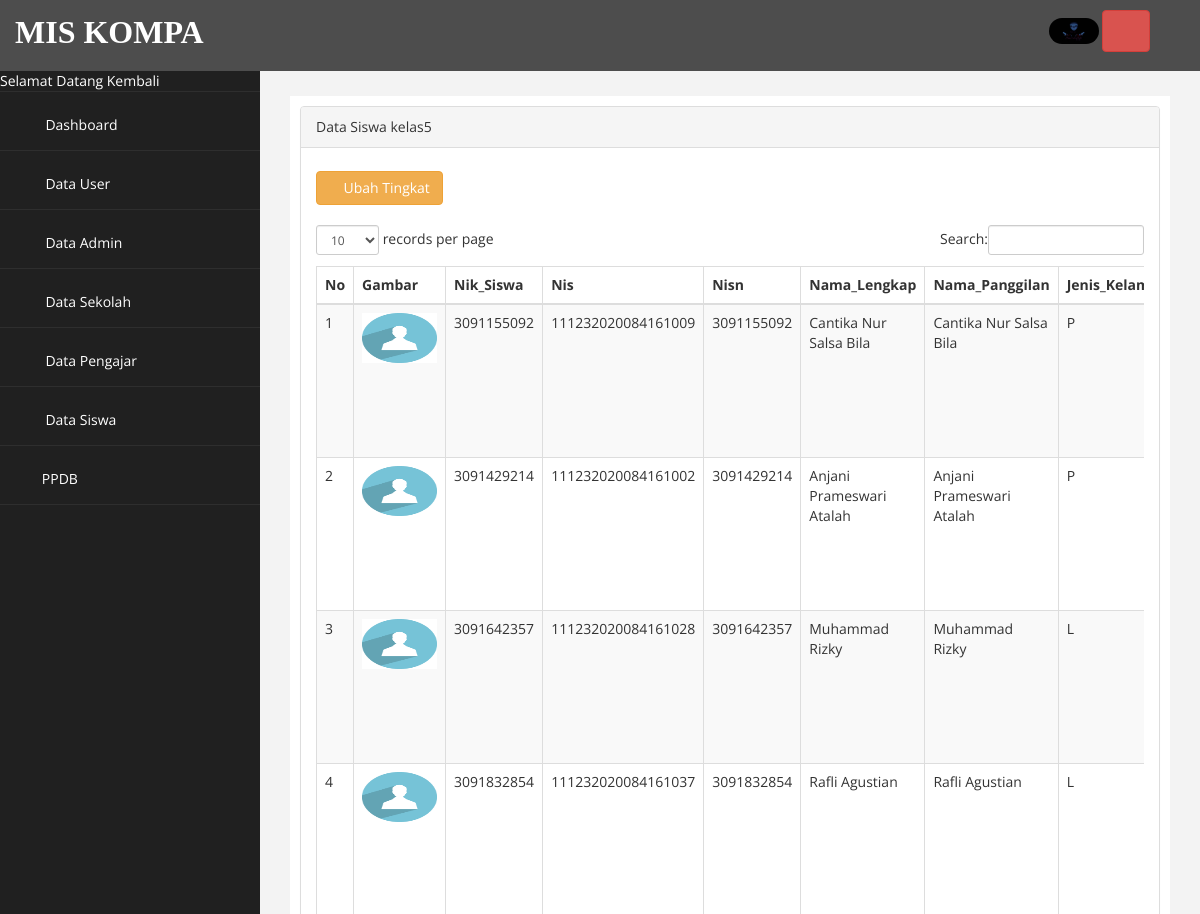
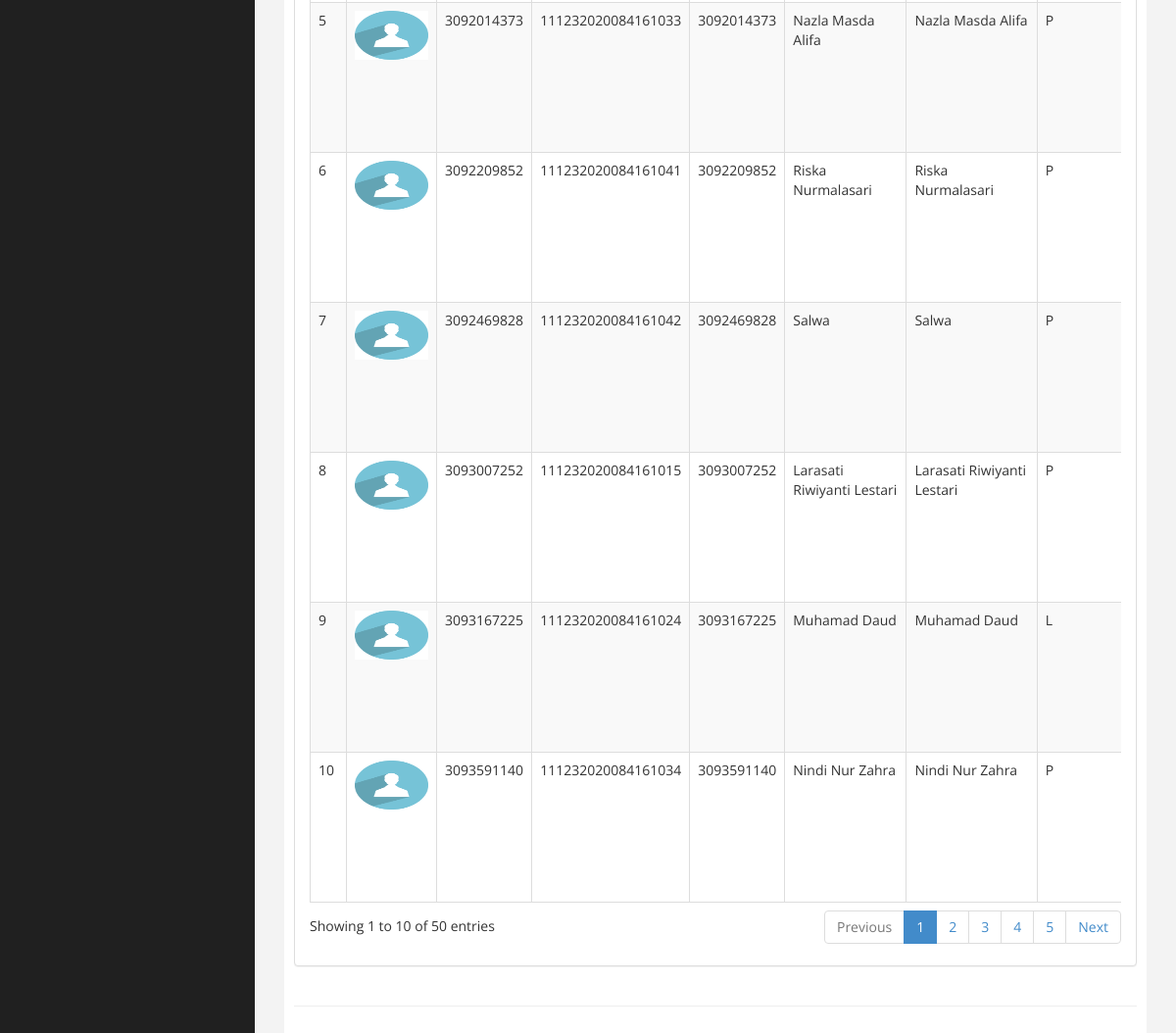
The app's page /admin.php?page=kelas5 (signed in) with its own data (2 pictures, top to bottom).
### tables this page shows
CREATE TABLE `user` (
  `UserName` varchar(30) NOT NULL,
  `Password` varchar(30) NOT NULL,
  `Level` enum('user','admin','admin1','pengajar','siswa') NOT NULL,
  `Pengguna` enum('user','default') NOT NULL,
  `akses` varchar(25) NOT NULL,
  `Waktu` datetime NOT NULL DEFAULT CURRENT_TIMESTAMP ON UPDATE CURRENT_TIMESTAMP,
  `Fhoto` varchar(225) NOT NULL
);

CREATE TABLE `siswa` (
  `Nik_Siswa` varchar(30) NOT NULL,
  `Nis` varchar(30) NOT NULL,
  `Nisn` varchar(30) NOT NULL,
  `Nama_Lengkap` varchar(100) NOT NULL,
  `Nama_Panggilan` varchar(30) NOT NULL,
  `Jenis_Kelamin` varchar(5) NOT NULL,
  `Tempat_Lahir` varchar(100) NOT NULL,
  `Tanggal_Lahir` varchar(30) NOT NULL,
  `Agama` varchar(50) NOT NULL,
  `Kewarganegaraan` varchar(30) NOT NULL,
  `Anak_Ke` varchar(5) NOT NULL,
  `Banyak_Saudara_Kandung` varchar(5) NOT NULL,
  `Banyak_Saudara_Tiri` varchar(5) NOT NULL,
  `Banyak_Saudara_Angkat` varchar(5) NOT NULL,
  `Bahasa_Sehari_Hari` varchar(50) NOT NULL,
  `Berat_Badan` varchar(5) NOT NULL,
  `Tinggi_Badan` varchar(5) NOT NULL,
  `Golongan_Darah` varchar(5) NOT NULL,
  `Penyakit_Yang_Pernah_Diderita` text NOT NULL,
  `Tinggal_Bersama` varchar(150) NOT NULL,
  `Jarak_Rumah_Ke_Sekolah` varchar(30) NOT NULL,
  `Alamat_Rumah` text NOT NULL,
  `Status_Siswa` varchar(50) NOT NULL,
  `Kelas` varchar(30) NOT NULL,
  `Tanggal_Mendaftar` varchar(30) NOT NULL,
  `TA` varchar(5) NOT NULL,
  `No_Pendaftaran` varchar(50) NOT NULL,
  `Tanggal_Diperbarui` datetime NOT NULL DEFAULT CURRENT_TIMESTAMP ON UPDATE CURRENT_TIMESTAMP
);

### page/kelas5/index.php (the view, shortened to what this page needs)
<div class="row">
<div class="col-md-12">
<div class="panel panel-default">
    <div class="panel-heading">
         Data Siswa kelas5
    </div>
    <div class="panel-body">
        <div class="table-responsive">
            <div>
                <a href="?page=kelas5&aksi=rubah_tingkat" class="btn btn-warning" style="margin-top: 8px;"><i class="fa fa-edit"></i> Ubah Tingkat</a>
            </div><br>
            <table class="table table-striped table-bordered table-hover" id="dataTables-example">
                <thead>
                    <tr><th>No</th>
                        <th>Gambar</th>
                        <th>Nik_Siswa</th>
                        <th>Nis</th>
                        <th>Nisn</th>
                        <th>Nama_Lengkap</th>
                        <th>Nama_Panggilan</th>
                        <th>Jenis_Kelamin</th>
                    </tr>
                </thead>
                <tbody>
                    <?php
                        $no = 1;
                        $sql = $koneksi->query("select * from siswa where Status_Siswa='aktif' and Kelas='kelas5' ");
                        while ($data= $sql->fetch_assoc()) {
                    ?>
                    <tr>
                        <td><?php echo $no++; ?></td>
                        <?php
                        $kunci=$data['Nik_Siswa'];
                            $sql1 = $koneksi->query("select * from user where UserName='$kunci' ");
                            while ($data1= $sql1->fetch_assoc())
                                {  ?>
                                    <td><a href="gambar/user/<?php echo  $data1['Fhoto'];?>"> <img src="gambar/user/<?php echo  $data1['Fhoto'];?>" width="75" height="50"></a> </td>
                        <?php } ?>
                        <td><?php echo $data['Nik_Siswa'];?></td>
                        <td><?php echo $data['Nis'];?></td>
                        <td><?php echo $data['Nisn'];?></td>
                        <td><?php echo $data['Nama_Lengkap'];?></td>
                        <td><?php echo $data['Nama_Panggilan'];?></td>
                        <td><?php echo $data['Jenis_Kelamin'];?></td>
                    </tr>
                    <?php  } ?>
                </tbody>
                </table>
              </div>
    </div>
 </div>
</div>
</div>

### admin.php (shortened to what this page needs)
<?php
    include "koneksi.php";
    include "kepala.php";
    if($_SESSION['admin'] || $_SESSION['user']){
        $_Akun=$_SESSION['user'];
      $akun=mysqli_fetch_array(mysqli_query($koneksi,"select * from `user` where `UserName` ='$_Akun'"));
      $biodata=mysqli_fetch_array(mysqli_query($koneksi,"select * from `pengajar` where `Nik_Pengajar` ='$_Akun'"));
?>
<body>
    <div id="wrapper">
        <nav class="navbar navbar-default navbar-cls-top " role="navigation" style="margin-bottom: 0">
                <label><font color="white" face="arrial" size="6" style="
padding: 10px 5px 5px 15px;
float: right;">MIS KOMPA</font></label>
  <div style="
padding: 10px 50px 5px 50px;
float: right;">
                        <a href="?page=akun&id=<?=$_Akun?>" title="Akun"><img style="border-radius: 200px; " width="50px" src="gambar/user/<?=$akun['Fhoto']?>" alt="Pengguna"></a>
                        <a onclick="return confirm('yakin ingin meninggalkan halaman ini?')" href="logout.php" class="btn btn-danger" title="Keluar"><i class="fa fa-power-off fa-2x"></i></a>
                        </div>
        </nav>
                <nav class="navbar-default navbar-side" role="navigation">
            <div class="sidebar-collapse">
                <ul class="nav" id="main-menu">
                    <li><font color="white"> Selamat Datang Kembali <strong><?= $biodata['Nama_Pengajar'] ?></strong> </font></li>
                    <li>
                        <a  href="?page="><i class="fa fa-home fa-2x"></i> Dashboard</a>
                    </li>
                    <li>
                        <a  href="?page=user"><i class="fa fa-users fa-2x"></i> Data User</a>
                    </li>
                    <li>
                        <a  href="?page=admin"><i class="fa fa-user fa-2x"></i> Data Admin</a>
                    </li>
                    <li>
                        <a href="#"><i class="fa fa-laptop fa-2x"></i> Data Sekolah<span class="fa arrow"></span></a>
                     </li>
                    <li>
                        <a  href="?page=pengajar"><i class="fa fa-laptop fa-2x"></i></i> Data Pengajar</a>
                    </li>
                    <li>
                        <a href="#"><i class="fa fa-laptop fa-2x"></i> Data Siswa<span class="fa arrow"></span></a>
                     </li>
                    <li>
                        <a href="#"><i class="fa fa-laptop fa-2x"></i>PPDB<span class="fa arrow"></span></a>
                     </li>
                </ul>
            </div>
        </nav>
        <div id="page-wrapper" >
            <div id="page-inner">
                <div class="row">
                    <div class="col-md-12">
                     	<?php
                     		$page = $_GET['page'];
                     		$aksi = $_GET['aksi'];
                     		if ($page=="")
                              {
                                include "home.php";
                              }
                        elseif ($page == "kelas5" )
                              {
                                if ($aksi == "") {
                                    include "page/kelas5/index.php";
                                }elseif ($aksi == "tambah") {
                                    include "page/kelas5/tambah.php";
                                }elseif ($aksi == "ubah") {
                                    include "page/kelas5/ubah.php";
                                }elseif ($aksi == "hapus") {
                                    include "page/kelas5/hapus.php";
                                }elseif ($aksi == "detail") {
                                    include "page/kelas5/detail.php";
                                }elseif ($aksi == "tambah_kelengkapan") {
                                    include "page/kelas5/tambah_kelengkapan.php";
                                }elseif ($aksi == "hapus_kelengkapan") {
                                    include "page/kelas5/hapus_kelengkapan.php";
                                }elseif ($aksi == "rubah_akun") {
                                    include "page/kelas5/rubah_akun.php";
                                }elseif ($aksi == "rubah_tingkat") {
                                    include "page/kelas5/rubah_tingkat.php";
                                }elseif ($aksi == "rubah_tingkat1") {
                                    include "page/kelas5/rubah_tingkat1.php";
                                }
                              }
                     	?>
                    </div>
                </div>
                 <hr />
    </div>
            </div>
        </div>
<?php
    include "kaki.php";
    }else{
        header("location:login.php");
    }
?>

### assets/css/custom.css (style rules this page uses)
body { font-family: 'Open Sans', sans-serif; }
#wrapper { width: 100%; background:#202020; }
#page-wrapper { padding: 15px 15px; min-height: 600px; background:#F3F3F3; }
#page-inner { width:100%; margin:10px 20px 10px 0px; background-color:#fff!important; padding:10px; min-height:1200px; }
.arrow { float: right; }
.fa.arrow:before { content: "\f104"; }
.sidebar-collapse , .sidebar-collapse .nav { background:none; }
.sidebar-collapse .nav { padding:0; }
.sidebar-collapse .nav > li > a { color:#fff; background:#202020; text-shadow:none; }
.sidebar-collapse > .nav > li > a { padding:15px 10px; }
.sidebar-collapse > .nav > li { border-bottom: 1px solid rgba(107, 108, 109, 0.19); }
.navbar-side { border:none; background-color: #202020; }
.navbar-cls-top { background:#4D4D4D; border-bottom:none; }
.navbar-default { border:0px solid black; }
.nav > li > a > i { margin-right:10px; }
@media (min-width:768px) { #page-wrapper { margin: 0 0 0 260px; padding: 15px 30px; min-height: 1200px; } }
@media (min-width:768px) { .navbar-side { z-index: 1; position: absolute; width: 260px; } }
@media (min-width:768px) { .navbar { border-radius: 0px; } }

### records on screen
user: Fhoto (picture)
siswa: Nik_Siswa "3091155092", Nis "111232020084161009", Nisn "3091155092", Nama_Lengkap "Cantika Nur Salsa Bila", Nama_Panggilan "Cantika Nur Salsa Bila", Jenis_Kelamin "P"
user: Fhoto (placeholder picture)
siswa: Nik_Siswa "3091429214", Nis "111232020084161002", Nisn "3091429214", Nama_Lengkap "Anjani Prameswari Atalah", Nama_Panggilan "Anjani Prameswari Atalah", Jenis_Kelamin "P"
user: Fhoto (placeholder picture)
siswa: Nik_Siswa "3091642357", Nis "111232020084161028", Nisn "3091642357", Nama_Lengkap "Muhammad Rizky", Nama_Panggilan "Muhammad Rizky", Jenis_Kelamin "L"
user: Fhoto (placeholder picture)
siswa: Nik_Siswa "3091832854", Nis "111232020084161037", Nisn "3091832854", Nama_Lengkap "Rafli Agustian", Nama_Panggilan "Rafli Agustian", Jenis_Kelamin "L"
user: Fhoto (placeholder picture)
siswa: Nik_Siswa "3092014373", Nis "111232020084161033", Nisn "3092014373", Nama_Lengkap "Nazla Masda Alifa", Nama_Panggilan "Nazla Masda Alifa", Jenis_Kelamin "P"
user: Fhoto (placeholder picture)
siswa: Nik_Siswa "3092209852", Nis "111232020084161041", Nisn "3092209852", Nama_Lengkap "Riska Nurmalasari", Nama_Panggilan "Riska Nurmalasari", Jenis_Kelamin "P"
user: Fhoto (placeholder picture)
siswa: Nik_Siswa "3092469828", Nis "111232020084161042", Nisn "3092469828", Nama_Lengkap "Salwa", Nama_Panggilan "Salwa", Jenis_Kelamin "P"
user: Fhoto (placeholder picture)
siswa: Nik_Siswa "3093007252", Nis "111232020084161015", Nisn "3093007252", Nama_Lengkap "Larasati Riwiyanti Lestari", Nama_Panggilan "Larasati Riwiyanti Lestari", Jenis_Kelamin "P"
user: Fhoto (placeholder picture)
siswa: Nik_Siswa "3093167225", Nis "111232020084161024", Nisn "3093167225", Nama_Lengkap "Muhamad Daud", Nama_Panggilan "Muhamad Daud", Jenis_Kelamin "L"
user: Fhoto (placeholder picture)
siswa: Nik_Siswa "3093591140", Nis "111232020084161034", Nisn "3093591140", Nama_Lengkap "Nindi Nur Zahra", Nama_Panggilan "Nindi Nur Zahra", Jenis_Kelamin "P"
user: Fhoto (placeholder picture)
